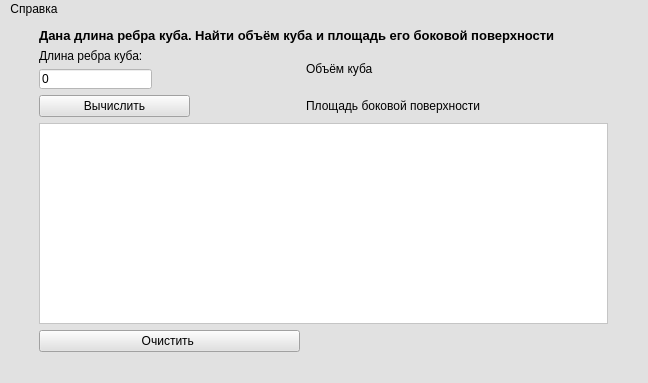
<?xml version="1.0" encoding="UTF-8"?>
<ui version="4.0">
 <class>MainWindow</class>
 <widget class="QMainWindow" name="MainWindow">
  <property name="geometry">
   <rect>
    <x>0</x>
    <y>0</y>
    <width>648</width>
    <height>383</height>
   </rect>
  </property>
  <property name="minimumSize">
   <size>
    <width>555</width>
    <height>0</height>
   </size>
  </property>
  <property name="windowTitle">
   <string>cube</string>
  </property>
  <property name="styleSheet">
   <string notr="true">background-color: rgb(225, 225, 225);</string>
  </property>
  <widget class="QWidget" name="centralwidget">
   <layout class="QGridLayout" name="gridLayout_2">
    <item row="0" column="0">
     <layout class="QGridLayout" name="gridLayout">
      <item row="0" column="0" colspan="2">
       <widget class="QLabel" name="label_zadacha">
        <property name="maximumSize">
         <size>
          <width>541</width>
          <height>31</height>
         </size>
        </property>
        <property name="font">
         <font>
          <pointsize>10</pointsize>
          <bold>true</bold>
         </font>
        </property>
        <property name="text">
         <string>Дана длина ребра куба. Найти объём куба и площадь его боковой поверхности</string>
        </property>
       </widget>
      </item>
      <item row="1" column="0">
       <widget class="QLabel" name="label_vvod">
        <property name="maximumSize">
         <size>
          <width>111</width>
          <height>21</height>
         </size>
        </property>
        <property name="font">
         <font>
          <pointsize>9</pointsize>
         </font>
        </property>
        <property name="text">
         <string>Длина ребра куба:</string>
        </property>
       </widget>
      </item>
      <item row="1" column="1" rowspan="2">
       <widget class="QLabel" name="label_text_V">
        <property name="maximumSize">
         <size>
          <width>67</width>
          <height>14</height>
         </size>
        </property>
        <property name="font">
         <font>
          <pointsize>9</pointsize>
         </font>
        </property>
        <property name="text">
         <string>Объём куба</string>
        </property>
       </widget>
      </item>
      <item row="1" column="2" rowspan="2">
       <widget class="QLabel" name="label_result_V">
        <property name="maximumSize">
         <size>
          <width>47</width>
          <height>13</height>
         </size>
        </property>
        <property name="text">
         <string/>
        </property>
       </widget>
      </item>
      <item row="2" column="0">
       <widget class="QLineEdit" name="lineEdit_vvod">
        <property name="maximumSize">
         <size>
          <width>113</width>
          <height>20</height>
         </size>
        </property>
        <property name="styleSheet">
         <string notr="true">background-color: rgb(255, 255, 255);
</string>
        </property>
        <property name="text">
         <string>0</string>
        </property>
       </widget>
      </item>
      <item row="3" column="0">
       <widget class="QPushButton" name="Button_calc">
        <property name="maximumSize">
         <size>
          <width>151</width>
          <height>41</height>
         </size>
        </property>
        <property name="font">
         <font>
          <pointsize>9</pointsize>
         </font>
        </property>
        <property name="text">
         <string>Вычислить</string>
        </property>
       </widget>
      </item>
      <item row="3" column="1">
       <widget class="QLabel" name="label_text_S">
        <property name="maximumSize">
         <size>
          <width>178</width>
          <height>14</height>
         </size>
        </property>
        <property name="font">
         <font>
          <pointsize>9</pointsize>
         </font>
        </property>
        <property name="text">
         <string>Площадь боковой поверхности</string>
        </property>
       </widget>
      </item>
      <item row="3" column="2">
       <widget class="QLabel" name="label_result_S">
        <property name="maximumSize">
         <size>
          <width>47</width>
          <height>13</height>
         </size>
        </property>
        <property name="text">
         <string/>
        </property>
       </widget>
      </item>
      <item row="4" column="0" colspan="3">
       <widget class="QPlainTextEdit" name="plainTextEdit">
        <property name="styleSheet">
         <string notr="true">background-color: rgb(255, 255, 255);</string>
        </property>
       </widget>
      </item>
      <item row="5" column="0">
       <widget class="QPushButton" name="pushButton_clear">
        <property name="text">
         <string>Очистить </string>
        </property>
       </widget>
      </item>
     </layout>
    </item>
   </layout>
  </widget>
  <widget class="QMenuBar" name="menubar">
   <property name="geometry">
    <rect>
     <x>0</x>
     <y>0</y>
     <width>648</width>
     <height>22</height>
    </rect>
   </property>
   <widget class="QMenu" name="menu">
    <property name="title">
     <string>Справка</string>
    </property>
    <addaction name="about_author"/>
   </widget>
   <addaction name="menu"/>
  </widget>
  <widget class="QStatusBar" name="statusbar"/>
  <action name="about_author">
   <property name="text">
    <string>Об авторе</string>
   </property>
  </action>
 </widget>
 <resources/>
 <connections/>
</ui>
